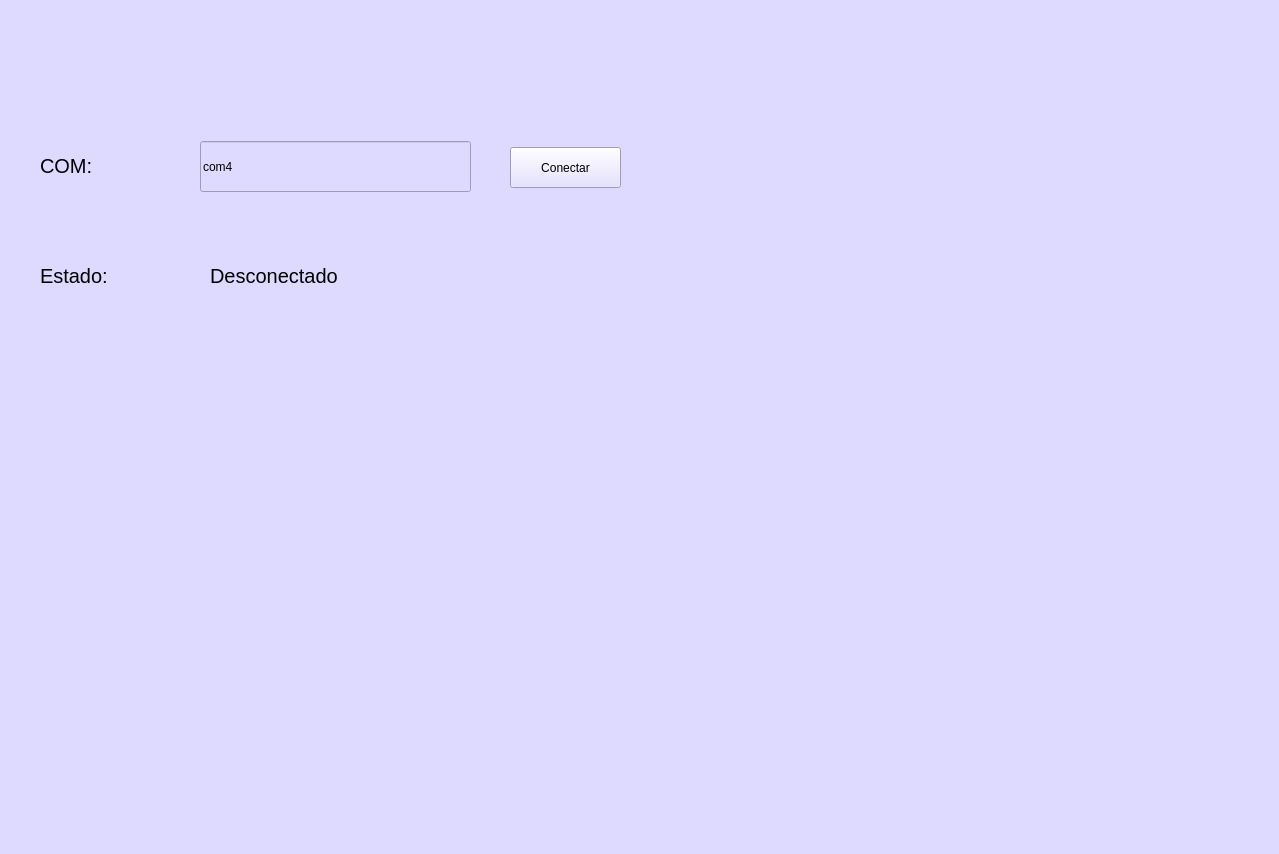
<?xml version="1.0" encoding="UTF-8"?>
<ui version="4.0">
 <class>MainWindow</class>
 <widget class="QMainWindow" name="MainWindow">
  <property name="geometry">
   <rect>
    <x>0</x>
    <y>0</y>
    <width>1279</width>
    <height>854</height>
   </rect>
  </property>
  <property name="windowTitle">
   <string>MainWindow</string>
  </property>
  <property name="styleSheet">
   <string notr="true">background-color: rgb(221, 217, 255);</string>
  </property>
  <widget class="QWidget" name="centralwidget">
   <widget class="QLabel" name="label">
    <property name="geometry">
     <rect>
      <x>10</x>
      <y>0</y>
      <width>211</width>
      <height>101</height>
     </rect>
    </property>
    <property name="text">
     <string/>
    </property>
    <property name="pixmap">
     <pixmap resource="../../Imagenes/resources.qrc">:/Logos/LogoUAT.png</pixmap>
    </property>
    <property name="scaledContents">
     <bool>true</bool>
    </property>
   </widget>
   <widget class="QLabel" name="label_2">
    <property name="geometry">
     <rect>
      <x>1030</x>
      <y>0</y>
      <width>251</width>
      <height>101</height>
     </rect>
    </property>
    <property name="text">
     <string/>
    </property>
    <property name="pixmap">
     <pixmap resource="../../Imagenes/resources.qrc">:/Logos/LogoFIT.jpg</pixmap>
    </property>
    <property name="scaledContents">
     <bool>true</bool>
    </property>
   </widget>
   <widget class="QLabel" name="label_3">
    <property name="geometry">
     <rect>
      <x>1040</x>
      <y>670</y>
      <width>241</width>
      <height>131</height>
     </rect>
    </property>
    <property name="text">
     <string/>
    </property>
    <property name="pixmap">
     <pixmap resource="../../Imagenes/resources.qrc">:/Logos/RhineLab.jpg</pixmap>
    </property>
    <property name="scaledContents">
     <bool>true</bool>
    </property>
   </widget>
   <widget class="QRadioButton" name="radioButton_27">
    <property name="geometry">
     <rect>
      <x>640</x>
      <y>860</y>
      <width>95</width>
      <height>20</height>
     </rect>
    </property>
    <property name="text">
     <string>RadioButton</string>
    </property>
   </widget>
   <widget class="QLabel" name="label_4">
    <property name="geometry">
     <rect>
      <x>40</x>
      <y>140</y>
      <width>131</width>
      <height>51</height>
     </rect>
    </property>
    <property name="font">
     <font>
      <pointsize>15</pointsize>
     </font>
    </property>
    <property name="text">
     <string>COM: </string>
    </property>
   </widget>
   <widget class="QLineEdit" name="txtCOM">
    <property name="geometry">
     <rect>
      <x>200</x>
      <y>141</y>
      <width>271</width>
      <height>51</height>
     </rect>
    </property>
    <property name="text">
     <string>com4</string>
    </property>
   </widget>
   <widget class="QPushButton" name="btnAccion">
    <property name="geometry">
     <rect>
      <x>510</x>
      <y>147</y>
      <width>111</width>
      <height>41</height>
     </rect>
    </property>
    <property name="text">
     <string>Conectar</string>
    </property>
   </widget>
   <widget class="QLabel" name="label_5">
    <property name="geometry">
     <rect>
      <x>40</x>
      <y>250</y>
      <width>131</width>
      <height>51</height>
     </rect>
    </property>
    <property name="font">
     <font>
      <pointsize>15</pointsize>
     </font>
    </property>
    <property name="text">
     <string>Estado:</string>
    </property>
   </widget>
   <widget class="QLabel" name="lbStatus">
    <property name="geometry">
     <rect>
      <x>210</x>
      <y>250</y>
      <width>261</width>
      <height>51</height>
     </rect>
    </property>
    <property name="font">
     <font>
      <pointsize>15</pointsize>
     </font>
    </property>
    <property name="text">
     <string>Desconectado</string>
    </property>
   </widget>
  </widget>
  <widget class="QMenuBar" name="menubar">
   <property name="geometry">
    <rect>
     <x>0</x>
     <y>0</y>
     <width>1279</width>
     <height>26</height>
    </rect>
   </property>
  </widget>
  <widget class="QStatusBar" name="statusbar"/>
 </widget>
 <resources>
  <include location="../../Imagenes/resources.qrc"/>
 </resources>
 <connections/>
</ui>
